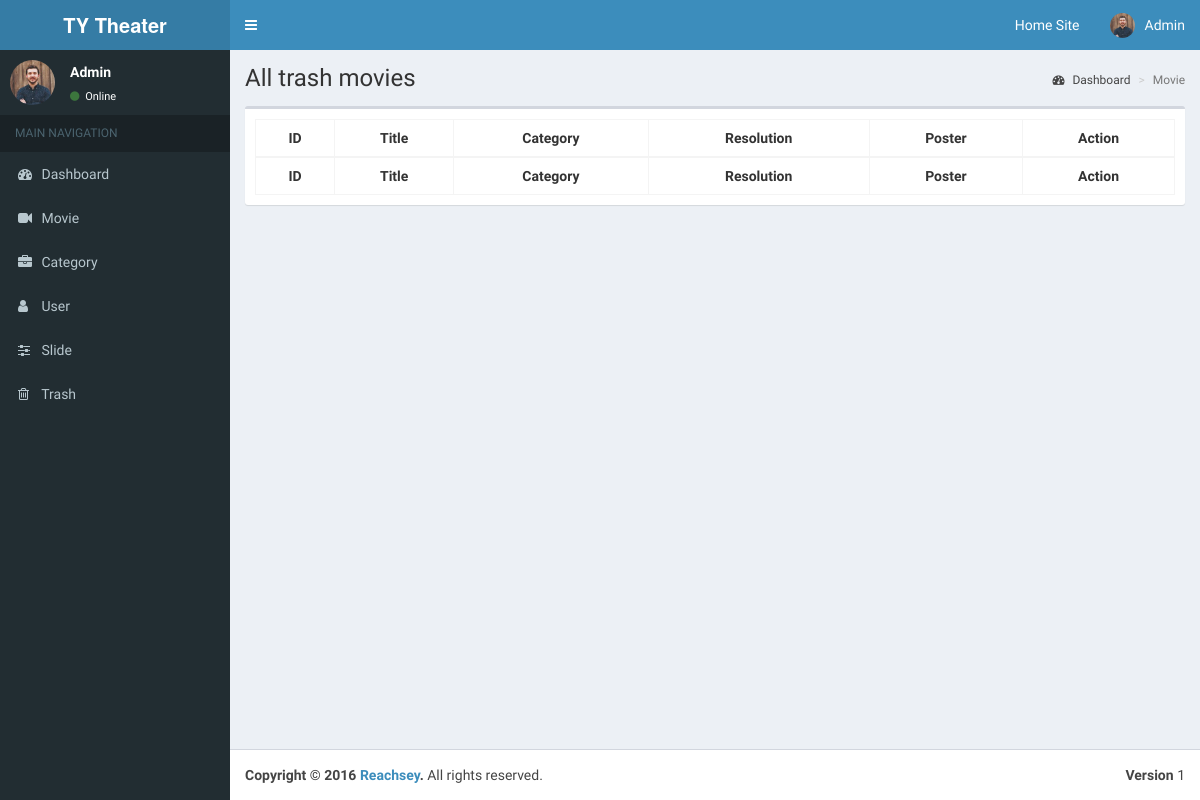
The page /admin/pages/trash.php (signed in) on the database its author committed.
### tables this page shows
CREATE TABLE `users` (
  `user_id` int(11) NOT NULL,
  `username` varchar(100) NOT NULL,
  `password` varchar(100) NOT NULL,
  `fullname` varchar(100) NOT NULL,
  `user_image` varchar(100) NOT NULL,
  `user_role` varchar(100) NOT NULL,
  `date_added` datetime NOT NULL
);

### admin/pages/include/view_all_trash.php (the view, shortened to what this page needs)
<section class="content-header">
    <h1>All trash movies</h1>
    <ol class="breadcrumb">
        <li><a href="../dashboard.php"><i class="fa fa-dashboard"></i> Dashboard</a></li>
        <li class="active">Movie</li>
    </ol>
</section>
<section class="content">
    <div class="row">
        <div class="col-xs-12">
            <div class="box">
                <div class="box-body">
                    <table id="example1" class="table table-bordered table-hover">
                        <thead>
                        <tr>
                            <th>ID</th>
                            <th>Title</th>
                            <th>Category</th>
                            <th>Resolution</th>
                            <th>Poster</th>
                            <th>Action</th>
                        </tr>
                        </thead>
                        <tfoot>
                        <tr>
                            <th>ID</th>
                            <th>Title</th>
                            <th>Category</th>
                            <th>Resolution</th>
                            <th>Poster</th>
                            <th>Action</th>
                        </tr>
                        </tfoot>
                    </table>
                </div>
            </div>
        </div>
    </div>
</section>

### admin/pages/include/navigation.php (shortened to what this page needs)
<header class="main-header">
  <a href="index2.html" class="logo">
    <span class="logo-lg"><b>TY Theater</b></span>
  </a>
  <nav class="navbar navbar-static-top">
    <a href="#" class="sidebar-toggle" data-toggle="offcanvas" role="button">
    </a>
    <div class="navbar-custom-menu">
      <ul class="nav navbar-nav">
        <li class="dropdown messages-menu">
          <a href="../../">Home Site</a>
        </li>
        <li class="dropdown user user-menu">
          <a href="#" class="dropdown-toggle" data-toggle="dropdown">
            <img src="../dist/img/users/<?php echo $user_image;?>" class="user-image" alt="User Image">
            <span class="hidden-xs"><?php echo $fullname;?></span>
          </a>
        </li>
      </ul>
    </div>
  </nav>
</header>
<aside class="main-sidebar">
  <section class="sidebar">
    <div class="user-panel">
      <div class="pull-left image">
        <img src="../dist/img/users/<?php echo $user_image;?>" class="img-circle" alt="User Image">
      </div>
      <div class="pull-left info">
        <p><?php echo $fullname;?></p>
        <a href="#"><i class="fa fa-circle text-success"></i> Online</a>
      </div>
    </div>
    <ul class="sidebar-menu">
      <li class="header">MAIN NAVIGATION</li>
      <?php
        if($user_role=='Admin'){
      ?>
      <li>
        <a href="dashboard.php">
          <i class="fa fa-dashboard"></i> <span>Dashboard</span>
        </a>
      </li>
      <li>
        <a href="movie.php">
          <i class="fa fa-video-camera"></i> <span>Movie</span>
        </a>
      </li>
      <li>
        <a href="category.php">
          <i class="fa fa-briefcase"></i> <span>Category</span>
        </a>
      </li>
      <li>
        <a href="users.php">
          <i class="fa fa-user"></i> <span>User</span>
        </a>
      </li>
      <li>
        <a href="slide.php">
          <i class="fa fa-sliders"></i> <span>Slide</span>
        </a>
      </li>
    <li>
        <a href="trash.php">
            <i class="fa fa-trash-o"></i> <span>Trash</span>
        </a>
    </li>
      <?php
        }
      ?>
    </ul>
  </section>
</aside>

### admin/pages/include/view_all_trash.php (style rules this page uses)
th { text-align: center; }
td,th { max-width: 130px; overflow:hidden; white-space: nowrap; text-overflow: ellipsis; }

### rows shown on the page
users: user_image (picture), fullname "Admin"
